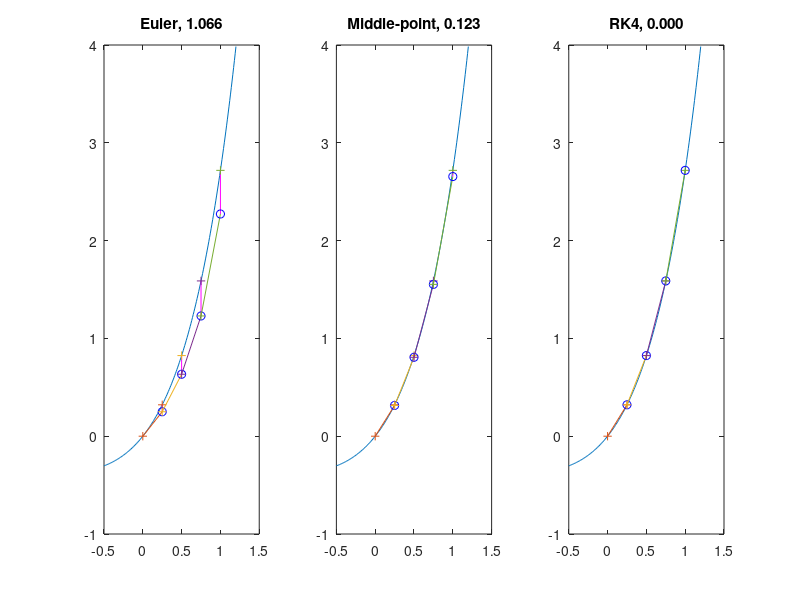

Recreate this plot in MATLAB.
clf;
figure(1,'name','dy/dt=e^t+y')
f=@(t,y) exp(t)+y;
sol=@(t) t.*exp(t);
y0=0;
t0=0;
tf=1;
stf=sol(tf);
tt=-0.5:0.01:(tf+0.2);

function vonalak(ax,t0,t1,y0,y1,st1)
    line(ax,[t0,t1],[y0,y1]);
    line(ax,[t1,t1],[y1,st1],'color','m');
    plot(ax,[t0,t1],[y0,st1],'+');
    plot(ax,t1,y1,'bo');
end

function Euler(ax,f,sol,tt,step,t0,tf,y0)
  plot(ax,tt,sol(tt));
  hold on;
  h=(tf-t0)/step;
  err=0;
  while t0+1e-15<tf
    y1=y0+h*f(y0,t0);
    t1=t0+h;
    st1=sol(t1);
    vonalak(ax,t0,t1,y0,y1,st1);
%    line(ax,[t0,t1],[y0,y1]);
%    line(ax,[t1,t1],[y1,st1],'color','m');
%    plot(ax,[t0,t1],[y0,st1],'+');
%    plot(ax,t1,y1,'bo');
    err=err+abs(y1-st1);
    t0=t1;
    y0=y1;
  end
  title(ax,sprintf('Euler, %.3f',err));
end
Euler(subplot(1,3,1),f,sol,tt,4,t0,tf,y0);
%%%%%%%%%%%%%%%%%%%%%%%%%

function Middle(ax,f,sol,tt,step,t0,tf,y0)
  plot(ax,tt, sol(tt));
  hold on;
  h=(tf-t0)/step;
  err=0;
  while t0+1e-15<tf
    k1=f(t0,y0);
    k2=f(t0+h/2,y0+h/2*k1);
    %y1=y0+h*(k1+k2)/2;
    y1=y0+h*k2;
    t1=t0+h;
    st1=sol(t1);
    vonalak(ax,t0,t1,y0,y1,st1);
    err=err+abs(y1-st1);
    t0=t1;
    y0=y1;
  end  
  title(ax,sprintf('Middle-point, %.3f',err));
end
Middle(subplot(1,3,2),f,sol,tt,4,t0,tf,y0);
%%%%%%%%%%%%%%%%%%%%%%%%%

function RK4(ax,f,sol,tt,step,t0,tf,y0)
  plot(ax,tt,sol(tt));
  hold on;
  h=(tf-t0)/step;
disp(h);
  err=0;
  while t0+1e-15<tf
    k1=f(t0,y0);
    k2=f(t0+h/2,y0+h/2*k1);
    k3=f(t0+h/2,y0+h/2*k2);
    k4=f(t0+h,y0+h*k3);
    y1=y0+h/6*(k1+2*k2+2*k3+k4);
    t1=t0+h;
    st1=sol(t1);
    vonalak(ax,t0,t1,y0,y1,st1);
    err=err+abs(y1-st1);
    t0=t1;
    y0=y1;
  end    
  title(ax,sprintf('RK4, %.3f',err));
end
RK4(subplot(1,3,3),f,sol,tt,4,t0,tf,y0);
%%%%%%%%%%%%%%%%%%%%%%%%%
%xlim([-1,2]);
